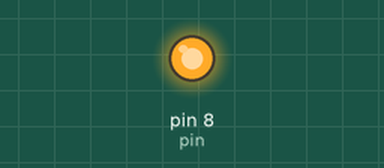
The sketch below on a simulated Arduino Uno, built with avr-gcc and run on an emulated ATmega328P. Parts: output pins drawn as LEDs (lit = HIGH).

Above: at 2.5 s.
At 7.5 s:
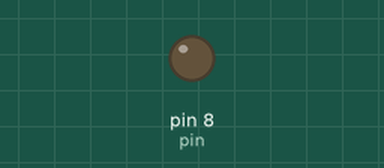
Timing chart, 0 to 13.0 s (numbered marks = the images above):
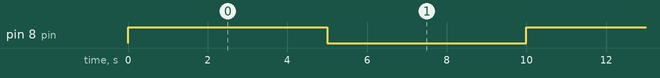

The sketch:

DC_motor_relay_ON_OFF_-_good.ino
```cpp
/*DC motor - ON/OFF using a relay
The DC motor is connected to a relay and this relay was programmed to turn ON or OFF the motor.
When the relay is energized, the motor will turn ON, and when it is denergized, the motor will turn OFF.
*/

int pin = 8; //declaring a variable to be used as an output.

void setup() {
  // put your setup code here, to run once:
pinMode(pin, OUTPUT);  // making the variable pin as a Digital Output
}

void loop() {
  // put your main code here, to run repeatedly:
digitalWrite(pin, HIGH);  //set this pin to HIGH; the Normally Open contact inside the relay will close,
                          //allowing the current to flow that turns on the motor.
delay(5000);              //delay for five seconds before turning off the motor.

digitalWrite(pin, LOW);  //set this pin to LOW, creating an open circuit inside the relay which cuts the power and turns off the motor.
delay(5000);             //delay for 5 seconds before looping back.
}
```

Measured:
- by itself, pin 8 (pin): alternates HIGH for 5.0 s and LOW for 5.0 s
